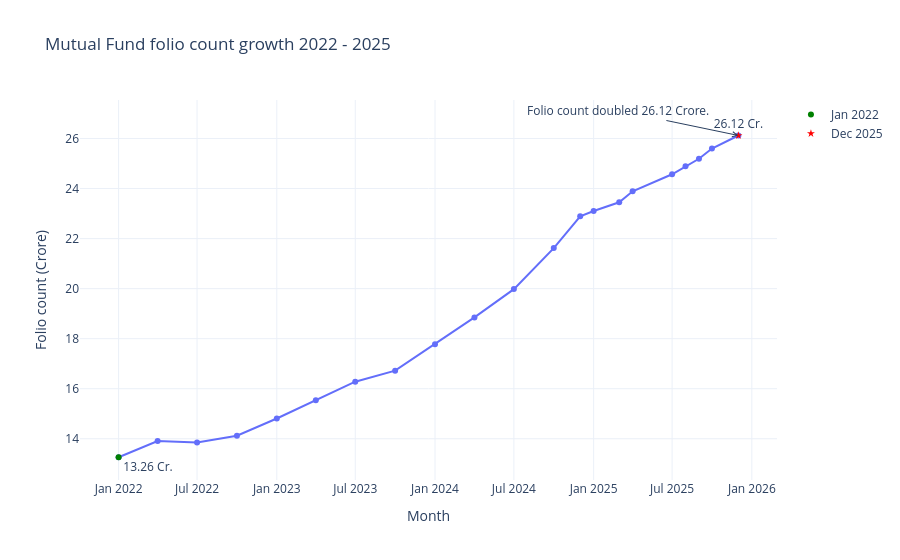

Notebook source saved alongside this figure:
### Code cell
fig = px.line(
    industry_folio,
    x='month',
    y='total_folios_crore',
    markers=True,
    title="Mutual Fund folio count growth 2022 - 2025",
    labels={
        'month' : "Month",
        'total_folios_crore' : "Folio count (Crore)"
    }
)

fig.add_scatter(
    x=['2022-01-01'],
    y=[13.26],
    mode="markers+text",
    marker=dict(
        color="green",
        symbol="circle"
    ),
    text=["13.26 Cr."],
    textposition="bottom right",
    name="Jan 2022"
)

fig.add_scatter(
    x=['2025-12-01'],
    y=[26.12],
    mode="markers+text",
    marker=dict(
        color="red",
        symbol="star"
    ),
    text=["26.12 Cr."],
    textposition="top center",
    name="Dec 2025"
)

fig.add_annotation(
    x="2025-12-01",
    y=26.12,
    text="Folio count doubled 26.12 Crore.",
    showarrow=True,
    arrowhead=5,
    ax=-120,
    ay=-25
)

fig.update_layout(
    template="plotly_white",
    hovermode="x unified"
)

fig.write_html("../reports/folio_count_growth.html")
fig.write_image("../reports/folio_count_growth.png", engine="kaleido")
fig.show()

### Figure 1 — Plotly figure (JSON) as saved in the notebook; plotly's stock layout.template omitted (floating-point values rounded to 4 significant figures)
{"data": [{"hovertemplate": "Month=%{x}<br>Folio count (Crore)=%{y}<extra></extra>", "legendgroup": "", "line": {"color": "#636efa", "dash": "solid"}, "marker": {"symbol": "circle"}, "mode": "lines+markers", "name": "", "orientation": "v", "showlegend": false, "type": "scatter", "x": ["2022-01-01T00:00:00", "2022-04-01T00:00:00", "2022-07-01T00:00:00", "2022-10-01T00:00:00", "2023-01-01T00:00:00", "2023-04-01T00:00:00", "2023-07-01T00:00:00", "2023-10-01T00:00:00", "2024-01-01T00:00:00", "2024-04-01T00:00:00", "2024-07-01T00:00:00", "2024-10-01T00:00:00", "2024-12-01T00:00:00", "2025-01-01T00:00:00", "2025-03-01T00:00:00", "2025-04-01T00:00:00", "2025-07-01T00:00:00", "2025-08-01T00:00:00", "2025-09-01T00:00:00", "2025-10-01T00:00:00", "2025-12-01T00:00:00"], "xaxis": "x", "y": [13.26, 13.91, 13.85, 14.12, 14.81, 15.54, 16.28, 16.72, 17.78, 18.85, 19.98, 21.62, 22.89, 23.1, 23.45, 23.89, 24.57, 24.89, 25.19, 25.6, 26.12], "yaxis": "y"}, {"marker": {"color": "green", "symbol": "circle"}, "mode": "markers+text", "name": "Jan 2022", "text": ["13.26 Cr."], "textposition": "bottom right", "type": "scatter", "x": ["2022-01-01"], "y": [13.26]}, {"marker": {"color": "red", "symbol": "star"}, "mode": "markers+text", "name": "Dec 2025", "text": ["26.12 Cr."], "textposition": "top center", "type": "scatter", "x": ["2025-12-01"], "y": [26.12]}], "layout": {"annotations": [{"arrowhead": 5, "ax": -120, "ay": -25, "showarrow": true, "text": "Folio count doubled 26.12 Crore.", "x": "2025-12-01", "y": 26.12}], "hovermode": "x unified", "legend": {"tracegroupgap": 0}, "title": {"text": "Mutual Fund folio count growth 2022 - 2025"}, "xaxis": {"anchor": "y", "domain": [0, 1], "title": {"text": "Month"}}, "yaxis": {"anchor": "x", "domain": [0, 1], "title": {"text": "Folio count (Crore)"}}}}
